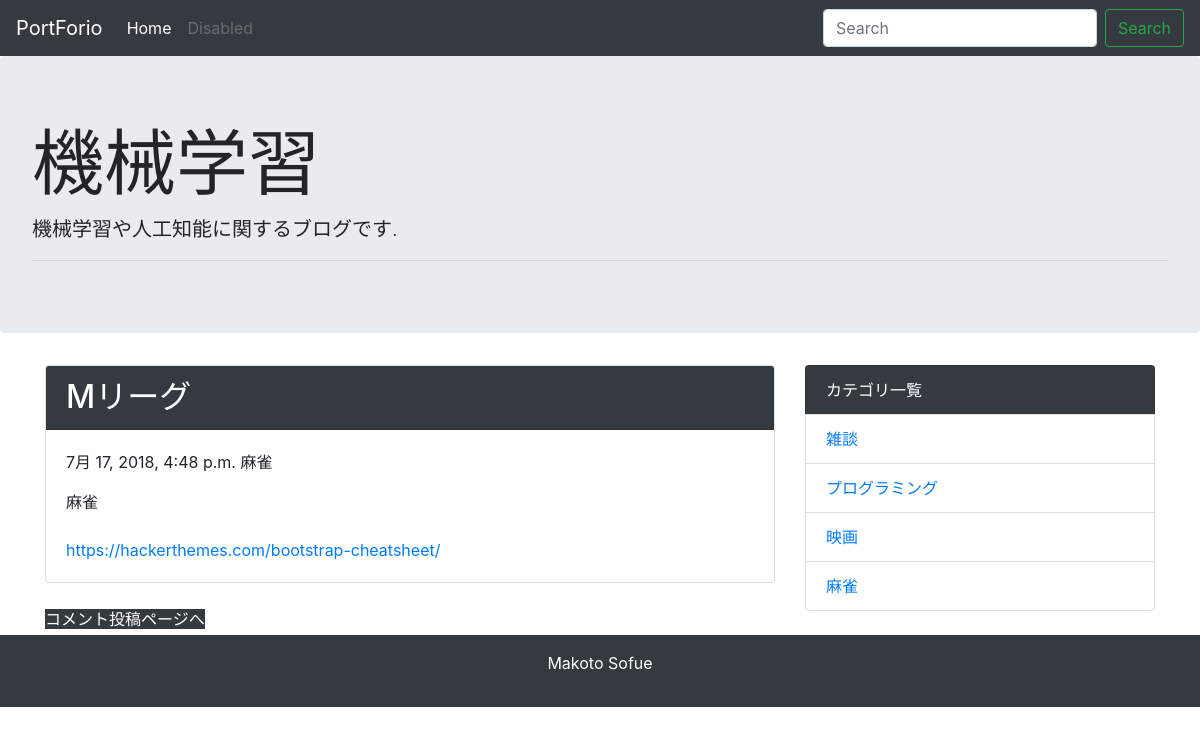
The page /detail/4/ on the database as committed earlier.
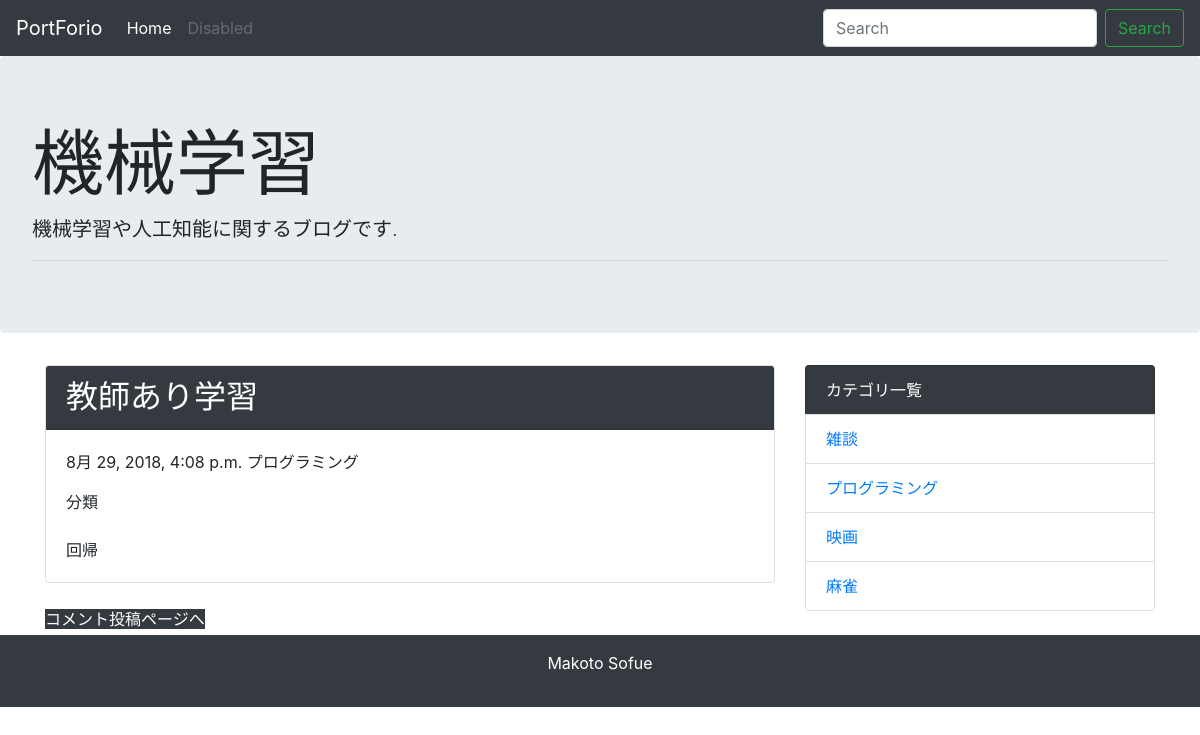
The same page on the database as committed later.
### blog/models.py (models this page shows, shortened)
class Post(models.Model):
    title = models.CharField("タイトル", max_length=255)
    text = models.TextField("本文")
    created_at = models.DateTimeField("作成日", default=timezone.now)
    category = models.ForeignKey(Category, verbose_name="カテゴリ",on_delete=models.PROTECT)

class Category(models.Model):
    name = models.CharField("カテゴリ名", max_length=255)
    created_at = models.DateTimeField("作成日", default=timezone.now)
    def __str__(self):
        return self.name

### blog/views.py (the view)
# urls.py: path('detail/<int:pk>/', views.DetailView.as_view(), name='detail'),
class DetailView(generic.DetailView):
    model = Post

### blog/context_processors.py (called while the page is built)
def common(request):
    context = {
        'category_list':Category.objects.all(),
    }
    return context

### blog/templates/blog/post_detail.html (shortened to what this page needs)
{% extends 'blog/base.html' %}
{% block content %}
<div class="card mb-4 ">
    <h2 class="card-header bg-dark text-white ">{{ post.title }}</h2>
    <div class="card-body">
        <p>{{ post.created_at }} {{ post.category }}</p>
        {{ post.text | linebreaksbr | urlize }}
    </div>
</div>
 <a class="bn btn-dark" href='{% url 'blog:comment' post.pk %}'>コメント投稿ページへ</a>
{% endblock %}

Rows that differ between the two databases and show on the page:
changed Post: title "Mリーグ" → "教師あり学習"; created_at "7月 17, 2018, 4:48 p.m." → "8月 29, 2018, 4:08 p.m."; category "麻雀" → "プログラミング"; text "麻雀 https://hackerthemes.com/bootstrap-cheatsheet/" → "分類 回帰"
